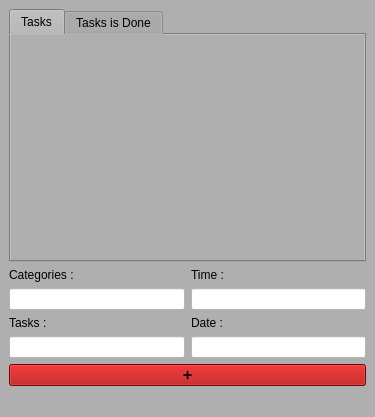
<?xml version="1.0" encoding="UTF-8"?>
<ui version="4.0">
 <class>MainWindow</class>
 <widget class="QMainWindow" name="MainWindow">
  <property name="geometry">
   <rect>
    <x>0</x>
    <y>0</y>
    <width>375</width>
    <height>417</height>
   </rect>
  </property>
  <property name="windowTitle">
   <string>To Do list</string>
  </property>
  <property name="styleSheet">
   <string notr="true">
background-color: rgb(175, 175, 175);</string>
  </property>
  <widget class="QWidget" name="centralwidget">
   <layout class="QVBoxLayout" name="verticalLayout">
    <item>
     <widget class="QTabWidget" name="tabWidget">
      <property name="currentIndex">
       <number>0</number>
      </property>
      <widget class="QWidget" name="tab">
       <attribute name="title">
        <string>Tasks</string>
       </attribute>
       <layout class="QVBoxLayout" name="verticalLayout_2">
        <item>
         <layout class="QGridLayout" name="gridLayout"/>
        </item>
       </layout>
      </widget>
      <widget class="QWidget" name="tab_2">
       <attribute name="title">
        <string>Tasks is Done</string>
       </attribute>
       <layout class="QVBoxLayout" name="verticalLayout_3">
        <item>
         <layout class="QGridLayout" name="gridLayout1"/>
        </item>
       </layout>
      </widget>
     </widget>
    </item>
    <item>
     <layout class="QGridLayout" name="gridLayout_2">
      <item row="4" column="2">
       <widget class="QLineEdit" name="tb_date">
        <property name="styleSheet">
         <string notr="true">font: 700 9pt &quot;Segoe UI&quot;;
background-color: rgb(255, 255, 255);</string>
        </property>
        <property name="text">
         <string/>
        </property>
        <property name="alignment">
         <set>Qt::AlignCenter</set>
        </property>
       </widget>
      </item>
      <item row="1" column="2">
       <widget class="QLineEdit" name="tb_time">
        <property name="styleSheet">
         <string notr="true">font: 700 9pt &quot;Segoe UI&quot;;
background-color: rgb(255, 255, 255);</string>
        </property>
        <property name="text">
         <string/>
        </property>
        <property name="alignment">
         <set>Qt::AlignCenter</set>
        </property>
       </widget>
      </item>
      <item row="3" column="0">
       <widget class="QLabel" name="label_2">
        <property name="styleSheet">
         <string notr="true">color: rgb(0, 0, 0);
font: 700 9pt &quot;Segoe UI&quot;;</string>
        </property>
        <property name="text">
         <string>Tasks :</string>
        </property>
       </widget>
      </item>
      <item row="1" column="0">
       <widget class="QLineEdit" name="tb_title">
        <property name="sizePolicy">
         <sizepolicy hsizetype="Expanding" vsizetype="Fixed">
          <horstretch>0</horstretch>
          <verstretch>0</verstretch>
         </sizepolicy>
        </property>
        <property name="accessibleDescription">
         <string/>
        </property>
        <property name="styleSheet">
         <string notr="true">font: 700 9pt &quot;Segoe UI&quot;;
background-color: rgb(255, 255, 255);</string>
        </property>
        <property name="inputMask">
         <string/>
        </property>
        <property name="text">
         <string/>
        </property>
        <property name="alignment">
         <set>Qt::AlignCenter</set>
        </property>
        <property name="placeholderText">
         <string/>
        </property>
       </widget>
      </item>
      <item row="3" column="2">
       <widget class="QLabel" name="label_4">
        <property name="styleSheet">
         <string notr="true">color: rgb(0, 0, 0);
font: 700 9pt &quot;Segoe UI&quot;;</string>
        </property>
        <property name="text">
         <string>Date :</string>
        </property>
       </widget>
      </item>
      <item row="0" column="0">
       <widget class="QLabel" name="label">
        <property name="sizePolicy">
         <sizepolicy hsizetype="Preferred" vsizetype="Fixed">
          <horstretch>0</horstretch>
          <verstretch>0</verstretch>
         </sizepolicy>
        </property>
        <property name="styleSheet">
         <string notr="true">color: rgb(0, 0, 0);
font: 700 9pt &quot;Segoe UI&quot;;</string>
        </property>
        <property name="text">
         <string>Categories :</string>
        </property>
        <property name="alignment">
         <set>Qt::AlignLeading|Qt::AlignLeft|Qt::AlignVCenter</set>
        </property>
       </widget>
      </item>
      <item row="0" column="2">
       <widget class="QLabel" name="label_3">
        <property name="styleSheet">
         <string notr="true">color: rgb(0, 0, 0);
font: 700 9pt &quot;Segoe UI&quot;;</string>
        </property>
        <property name="text">
         <string>Time :</string>
        </property>
       </widget>
      </item>
      <item row="4" column="0">
       <widget class="QLineEdit" name="tb_description">
        <property name="sizePolicy">
         <sizepolicy hsizetype="Expanding" vsizetype="Fixed">
          <horstretch>0</horstretch>
          <verstretch>0</verstretch>
         </sizepolicy>
        </property>
        <property name="styleSheet">
         <string notr="true">font: 700 9pt &quot;Segoe UI&quot;;
background-color: rgb(255, 255, 255);</string>
        </property>
        <property name="text">
         <string/>
        </property>
        <property name="alignment">
         <set>Qt::AlignCenter</set>
        </property>
       </widget>
      </item>
     </layout>
    </item>
    <item>
     <widget class="QPushButton" name="btn_add">
      <property name="sizePolicy">
       <sizepolicy hsizetype="Expanding" vsizetype="Fixed">
        <horstretch>0</horstretch>
        <verstretch>0</verstretch>
       </sizepolicy>
      </property>
      <property name="styleSheet">
       <string notr="true">background-color: rgb(170, 0, 0);</string>
      </property>
      <property name="text">
       <string>➕</string>
      </property>
     </widget>
    </item>
   </layout>
  </widget>
  <widget class="QStatusBar" name="statusbar"/>
 </widget>
 <resources/>
 <connections/>
</ui>
